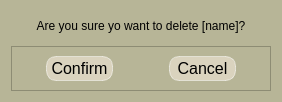
<?xml version="1.0" encoding="UTF-8"?>
<ui version="4.0">
 <class>DeleteStaffDialog</class>
 <widget class="QDialog" name="DeleteStaffDialog">
  <property name="geometry">
   <rect>
    <x>0</x>
    <y>0</y>
    <width>282</width>
    <height>102</height>
   </rect>
  </property>
  <property name="windowTitle">
   <string>Delete Staff</string>
  </property>
  <property name="styleSheet">
   <string notr="true">QWidget{
background-color:rgb(183, 181, 151);
}</string>
  </property>
  <layout class="QVBoxLayout" name="verticalLayout">
   <item>
    <widget class="QLabel" name="notification">
     <property name="styleSheet">
      <string notr="true">QLabel {
    font: 700 ;
    color: black; /* Sets the font color to black */
}
</string>
     </property>
     <property name="text">
      <string>Are you sure yo want to delete [name]?</string>
     </property>
     <property name="alignment">
      <set>Qt::AlignCenter</set>
     </property>
    </widget>
   </item>
   <item>
    <widget class="QFrame" name="frame">
     <property name="frameShape">
      <enum>QFrame::StyledPanel</enum>
     </property>
     <property name="frameShadow">
      <enum>QFrame::Raised</enum>
     </property>
     <layout class="QHBoxLayout" name="horizontalLayout">
      <item>
       <widget class="QPushButton" name="confirm">
        <property name="styleSheet">
         <string notr="true">QPushButton{
background-color: rgb(218, 211, 190);
color: black;
border: 1px solid rgba(255, 255, 255, 0.5);
border-radius: 10px;
font-size: 16px;
padding:2px;
text-align: center;
margin-left: 25px;
margin-right:25px;
}

QPushButton:hover {
background-color: rgba(255, 255, 255, 0.3);
}

QPushButton:pressed {
background-color: rgba(255, 255, 255, 0.1);
}
</string>
        </property>
        <property name="text">
         <string>Confirm</string>
        </property>
       </widget>
      </item>
      <item>
       <widget class="QPushButton" name="cancel">
        <property name="styleSheet">
         <string notr="true">QPushButton{
background-color: rgb(218, 211, 190);

color: black;
border: 1px solid rgba(255, 255, 255, 0.5);
border-radius: 10px;
font-size: 16px;
padding:2px;
text-align: center;
margin-left: 25px;
margin-right:25px;
}

QPushButton:hover {
background-color: #e74c3c;
}

QPushButton:pressed {
background-color: #e74c3c;
}
</string>
        </property>
        <property name="text">
         <string>Cancel</string>
        </property>
       </widget>
      </item>
     </layout>
    </widget>
   </item>
  </layout>
 </widget>
 <resources/>
 <connections/>
</ui>
